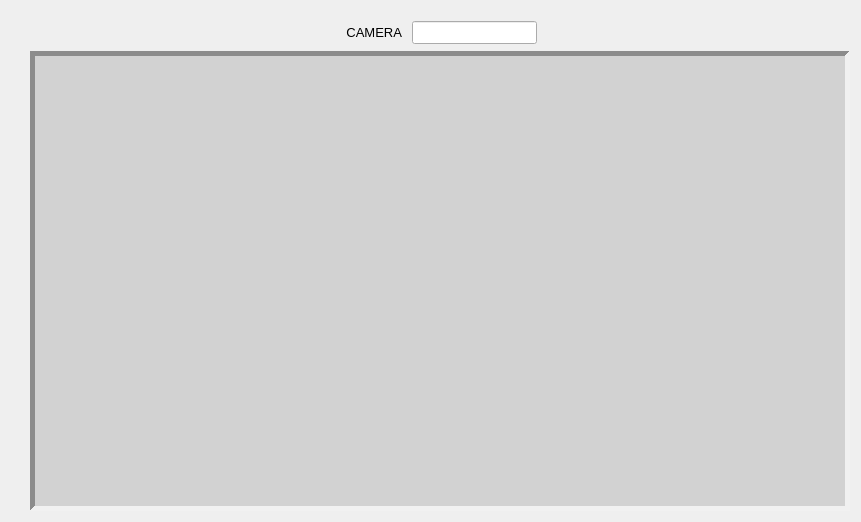
      <widget class="QWidget" name="lft_110_viewer">
       <widget class="QWidget" name="verticalLayoutWidget_6">
        <property name="geometry">
         <rect>
          <x>30</x>
          <y>20</y>
          <width>822</width>
          <height>493</height>
         </rect>
        </property>
        <layout class="QVBoxLayout" name="verticalLayout_6">
         <property name="spacing">
          <number>6</number>
         </property>
         <item>
          <layout class="QHBoxLayout" name="horizontalLayout_8">
           <property name="spacing">
            <number>10</number>
           </property>
           <item>
            <spacer name="horizontalSpacer_11">
             <property name="orientation">
              <enum>Qt::Horizontal</enum>
             </property>
             <property name="sizeHint" stdset="0">
              <size>
               <width>40</width>
               <height>20</height>
              </size>
             </property>
            </spacer>
           </item>
           <item>
            <widget class="QLabel" name="label_14">
             <property name="sizePolicy">
              <sizepolicy hsizetype="Preferred" vsizetype="Fixed">
               <horstretch>0</horstretch>
               <verstretch>0</verstretch>
              </sizepolicy>
             </property>
             <property name="font">
              <font>
               <pointsize>10</pointsize>
               <bold>false</bold>
              </font>
             </property>
             <property name="text">
              <string>CAMERA</string>
             </property>
             <property name="alignment">
              <set>Qt::AlignRight|Qt::AlignTrailing|Qt::AlignVCenter</set>
             </property>
            </widget>
           </item>
           <item>
            <widget class="QLineEdit" name="camera_name_lft110">
             <property name="sizePolicy">
              <sizepolicy hsizetype="Fixed" vsizetype="Fixed">
               <horstretch>0</horstretch>
               <verstretch>0</verstretch>
              </sizepolicy>
             </property>
             <property name="font">
              <font>
               <pointsize>10</pointsize>
               <bold>true</bold>
              </font>
             </property>
             <property name="readOnly">
              <bool>true</bool>
             </property>
            </widget>
           </item>
           <item>
            <spacer name="horizontalSpacer_12">
             <property name="orientation">
              <enum>Qt::Horizontal</enum>
             </property>
             <property name="sizeHint" stdset="0">
              <size>
               <width>40</width>
               <height>20</height>
              </size>
             </property>
            </spacer>
           </item>
          </layout>
         </item>
         <item>
          <widget class="QLabel" name="lft_110_pixlabel">
           <property name="sizePolicy">
            <sizepolicy hsizetype="Fixed" vsizetype="Fixed">
             <horstretch>0</horstretch>
             <verstretch>0</verstretch>
            </sizepolicy>
           </property>
           <property name="minimumSize">
            <size>
             <width>820</width>
             <height>460</height>
            </size>
           </property>
           <property name="maximumSize">
            <size>
             <width>820</width>
             <height>460</height>
            </size>
           </property>
           <property name="styleSheet">
            <string notr="true">background-color: rgb(210, 210, 210);</string>
           </property>
           <property name="frameShape">
            <enum>QFrame::Panel</enum>
           </property>
           <property name="frameShadow">
            <enum>QFrame::Sunken</enum>
           </property>
           <property name="lineWidth">
            <number>5</number>
           </property>
           <property name="text">
            <string/>
           </property>
           <property name="alignment">
            <set>Qt::AlignCenter</set>
           </property>
          </widget>
         </item>
        </layout>
       </widget>
      </widget>
